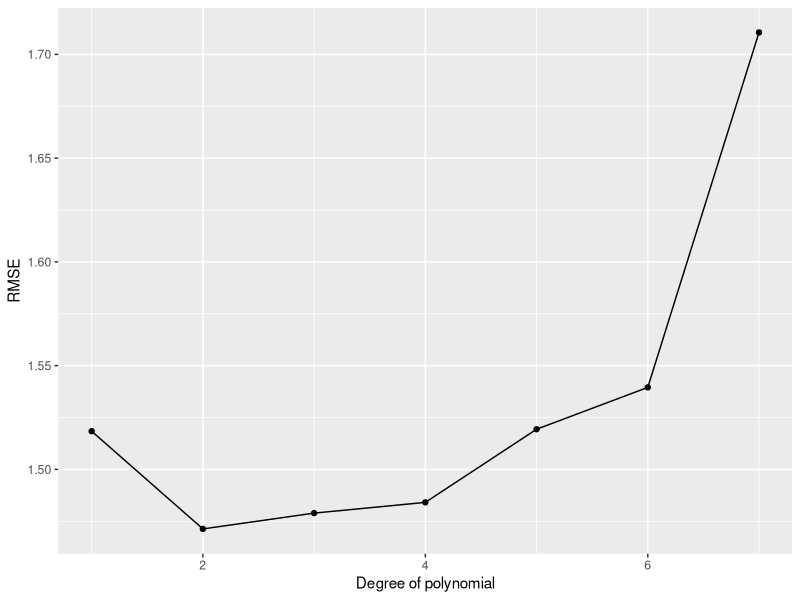
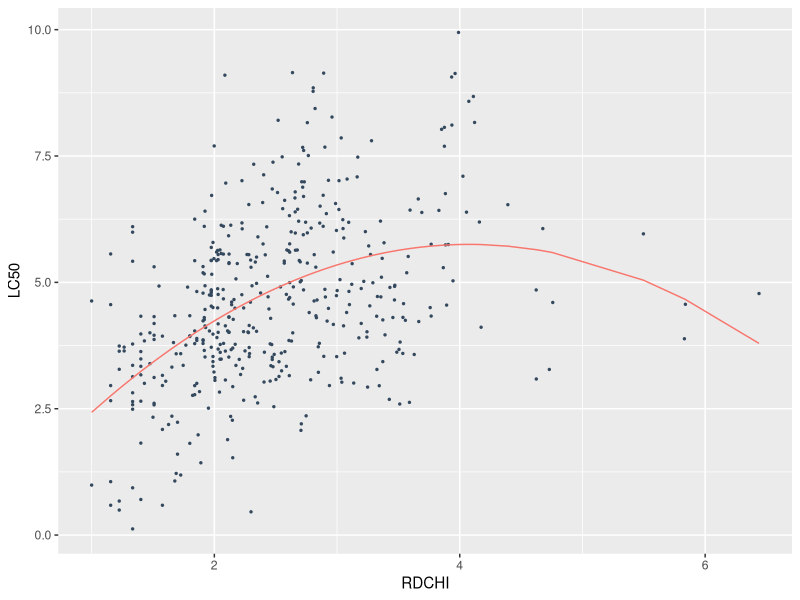

Write R code to recreate these figures, in order.
## ---- chunk 1
# Load libraries
library(caret)
library(ggplot2)
library(corrplot)
#Clear the workspace
rm(list=ls())
## ---- chunk 2
# Load the training data
train <- read.csv("toxicity_train.csv", stringsAsFactors=F)
# Load the test data
test <- read.csv("toxicity_validation.csv", stringsAsFactors=F)
## ---- chunk 3
MSE <- function(y, model){
  yhat = predict(model) # Estimated y computed on the basis of the features
  mean((y-yhat)^2)
}

RMSE <- function(y, model){
  sqrt(MSE(y,model))
}
## ---- chunk 4
# Train a model by trying multiple polynomial degrees. Save the models and their cross-validated RMSEs in a list and choose the best model based on the RMSE.

set.seed(123)
degrees <- 1:7
models <- list()
rmses <- c()

fitControl <- trainControl(method = "cv", number = 20)

for (degree in degrees){
  # Build up the formula with the selected degree
  formula <- as.formula(paste("LC50 ~ poly(RDCHI, ", degree, ")", sep=""))
  
  # Train the model
  fit <- caret::train(formula, data=train, method="lm", trControl=fitControl, preProcess=c("center", "scale"))
  
  # Get the cross-validated RMSE
  fitRmse <- fit$results$RMSE
  # Save the model RMSE
  rmses <- c(rmses, fitRmse)
}

# Plot the flexibility of the model vs RMSE
ggplot(data.frame(degree=degrees, RMSE=rmses), aes(x=degree, y=RMSE)) + geom_point() + geom_line() + xlab("Degree of polynomial") + ylab("RMSE")

# Choose the best model
bestDegree <- degrees[which.min(rmses)]
bestDegree

# Train the best model again (just for the sake of plotting it)
bestFormula <- as.formula(paste("LC50 ~ poly(RDCHI, ", bestDegree, ")", sep=""))
bestFit <- lm(bestFormula, data=train, method="lm", trControl=fitControl)

# Plot the data and the best model
ggplot(train, aes(x=RDCHI, y=LC50)) + geom_point(size=0.5, color="#34495e") + geom_line(aes(y=predict(bestFit), color="#c0392b"), show.legend = FALSE)

